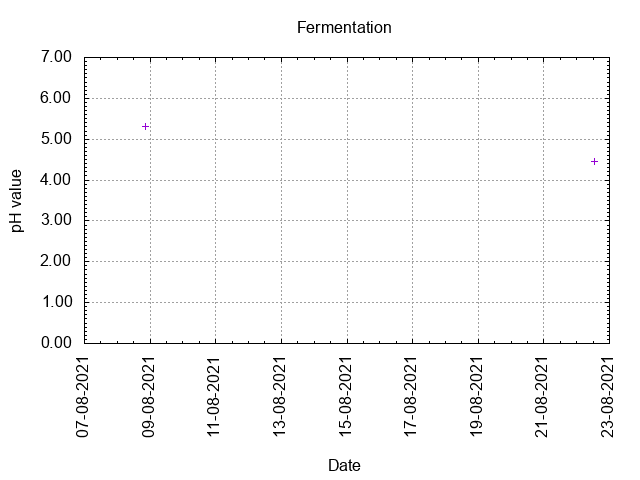

Generate this figure with gnuplot:
# setup graph
set term png
output_file = "ph.png"
set output output_file
set title "Fermentation"
set style data points
set ylabel "pH value"
set format y "%.2f"
set yrange [0:7]
set grid y
set ytics 1
set mytics 10
set xlabel "Date" offset 0,-4
set grid x
set xtics offset 0,-4.5 rotate by 90
set autoscale x
set xdata time
set timefmt "%d-%m-%Y  %H:%M"
set format x "%d-%m-%Y"
plot "fermentation.data" using 1:6 pt 1 ps 1 title ""
# set output back to default
set output
# reset terminal type
set terminal pop
